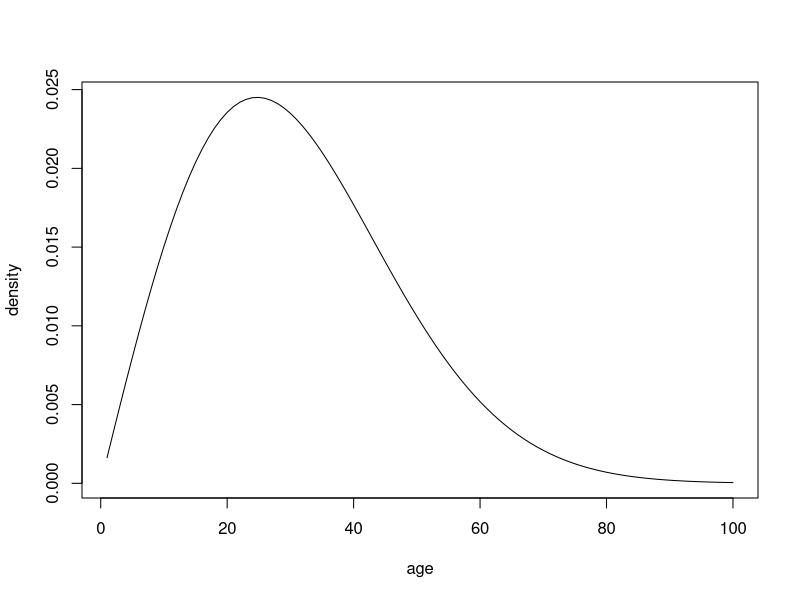
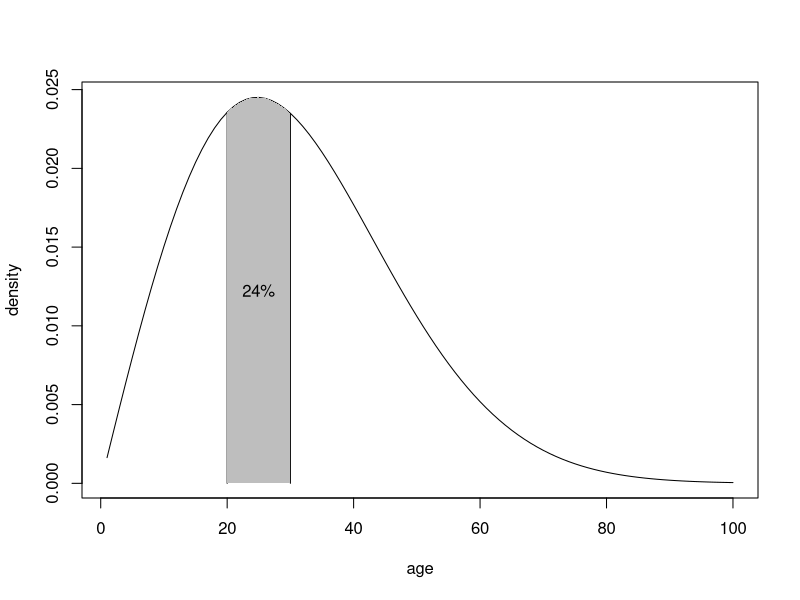
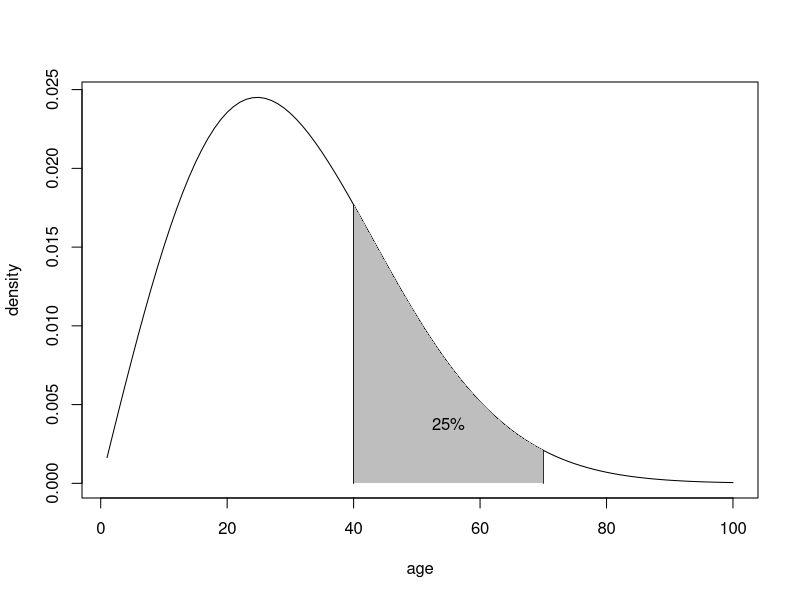
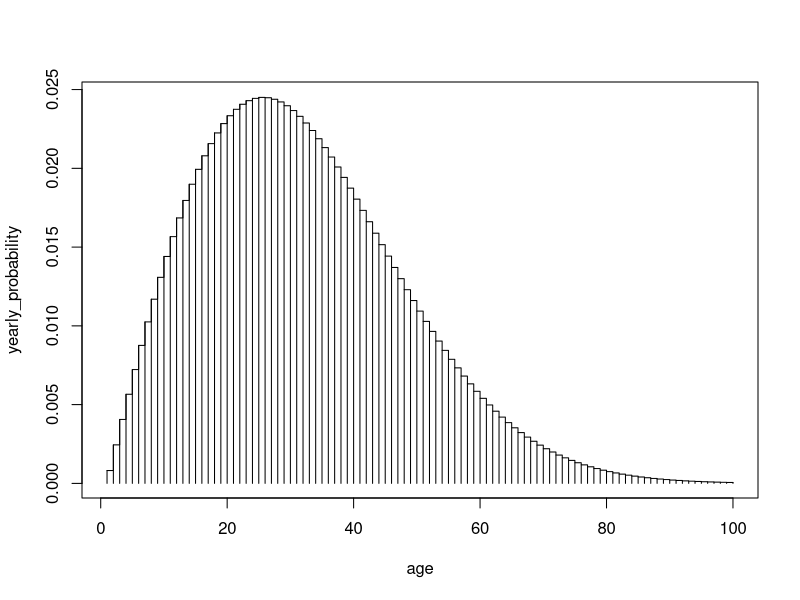

These figures' R source, in order:
## ---- chunk 1
age <- seq(1, 100, by=1)
age <- round(age, 1)
density <- dweibull(age, 2, 35)
plot(age, density, type="l")
## ---- chunk 2
pct <- function(x) (paste(round(100*x), "%", sep=""))
plot(age, density, type="l")
age1 <- 20
age2 <- 30
age_mean <- (age1+age2) / 2
segments(age1, 0, age1, density[age==age1])
segments(age2, 0, age2, density[age==age2])
age_range <- (age>=age1) & (age<=age2)
polygon(x=c(age2, age1, age[age_range]), y=c(0, 0, density[age_range]), border=NA, col="gray")
p1 <- pweibull(age1, 2, 35)
p2 <- pweibull(age2, 2, 35)
probability <- p2 - p1
text(age_mean, 0.5*density[age==age_mean], pct(probability))
## ---- chunk 3
plot(age, density, type="l")
age3 <- 40
age4 <- 70
age_mean <- (age3+age4) / 2
segments(age3, 0, age3, density[age==age3])
segments(age4, 0, age4, density[age==age4])
age_range <- (age>=age3) & (age<=age4)
polygon(x=c(age4, age3, age[age_range]), y=c(0, 0, density[age_range]), border=NA, col="gray")
p3 <- pweibull(age3, 2, 35)
p4 <- pweibull(age4, 2, 35)
probability <- p4 - p3
text(age_mean, 0.5*density[age==age_mean], pct(probability))
## ---- chunk 4
f1 <- round(10000*(p2-p1))
d1 <- 365*(age2-age1) + (age2-age1) %/% 4
r1 <- round(f1/d1, 2)
x1 <- round(10000*p1)
y1 <- 10000 - x1
h1 <- round(r1 * 10000 / y1, 2)

f3 <- round(10000*(p4-p3))
d3 <- 365*(age4-age3) + (age4-age3) %/% 4
r3 <- round(f3/d3, 2)
x3 <- round(10000*p3)
y3 <- 10000 - x3
h3 <- round(r3 * 10000 / y3, 2)
## ---- chunk 5
yearly_probability <- pweibull(age, 2, 35)-c(0,pweibull(age[-100], 2, 35))
sum(yearly_probability)
plot(age,yearly_probability,type="s")
segments(age, 0, age, yearly_probability)
